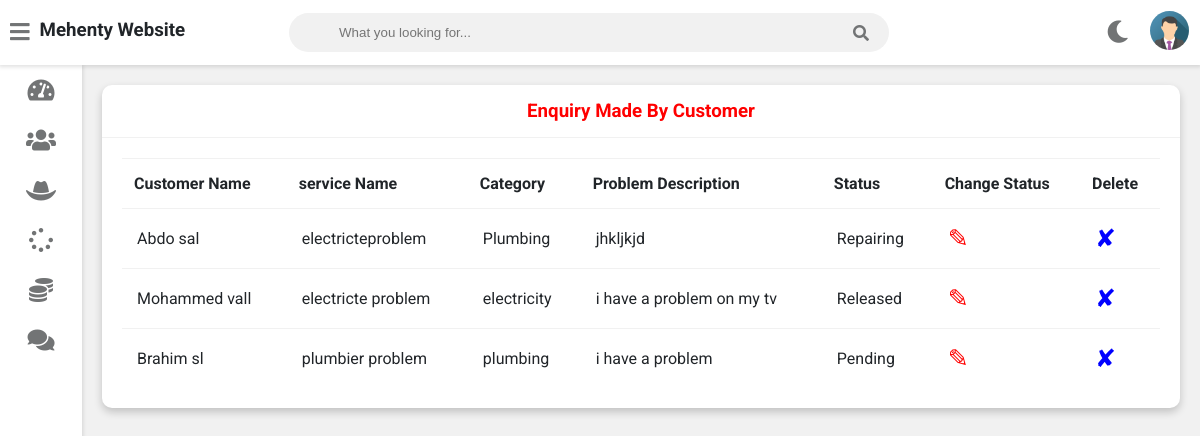
Before: /admin-view-request (signed in) with the older database file.
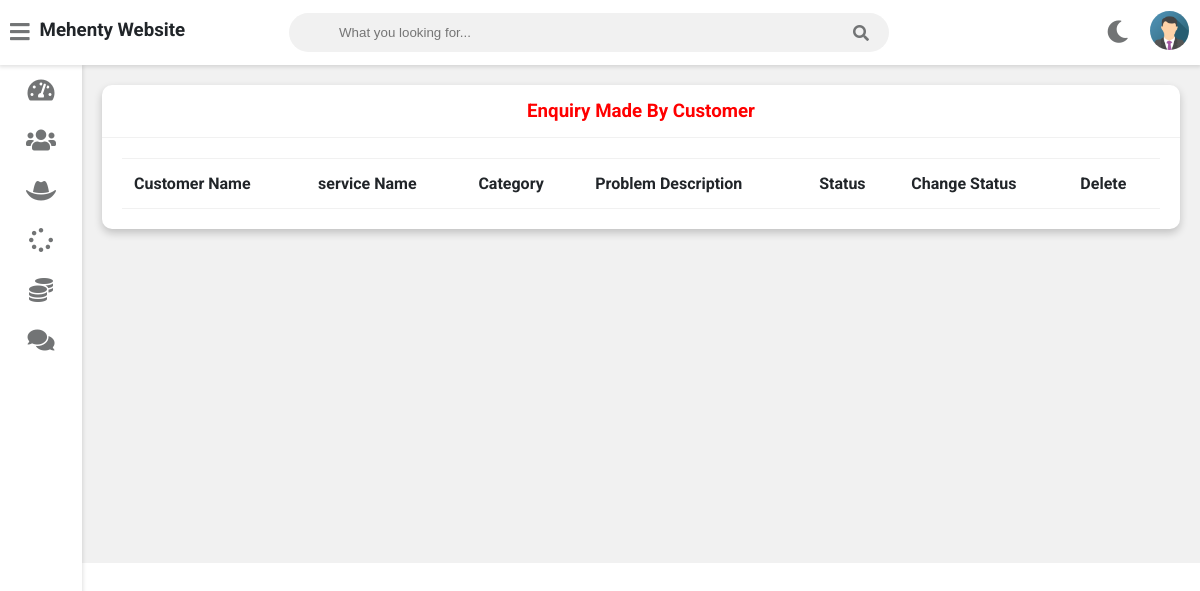
After: the same page with the newer database file.
### service/models.py (models this page shows, shortened)
class Customer(models.Model):
    user=models.OneToOneField(User,on_delete=models.CASCADE)
    profile_pic= models.ImageField(upload_to='profile_pic/CustomerProfilePic/',null=True,blank=True)
    address = models.CharField(max_length=40)
    mobile = models.CharField(max_length=20,null=False)
    @property
    def get_name(self):
        return self.user.first_name+" "+self.user.last_name

class Request(models.Model):
    cat=(('Plumbing', 'Plumbing'),('Electricity', 'Electricity'),('Painting', 'Painting'),('Carpentry', 'Carpentry'))
    category=models.CharField(max_length=50,choices=cat)
    service_no=models.PositiveIntegerField(null=False)
    service_name = models.CharField(max_length=40,null=False)
    problem_description = models.CharField(max_length=500,null=False)
    date=models.DateField(auto_now=True)
    cost=models.PositiveIntegerField(null=True)
    customer=models.ForeignKey('Customer', on_delete=models.CASCADE,null=True)
    Technician=models.ForeignKey('Technician',on_delete=models.CASCADE,null=True)
    stat=(('Pending','Pending'),('Approved','Approved'),('Repairing','Repairing'),('Repairing Done','Repairing Done'),('Released','Released'))
    status=models.CharField(max_length=50,choices=stat,default='Pending',null=True)

### service/views.py (the view)
# urls.py: path('admin-view-request',views.admin_view_request_view,name='admin-view-request'),
@login_required(login_url='adminlogin')
def admin_view_request_view(request):
    enquiry=models.Request.objects.all().order_by('-id')
    customers=[]
    for enq in enquiry:
        customer=models.Customer.objects.get(id=enq.customer_id)
        customers.append(customer)
    return render(request,'service/admin_view_request.html',{'data':zip(customers,enquiry)})

### templates/service/admin_view_request.html
{% extends 'service/adminbase.html' %}
{% block content %}
	<div class="wrapper">
		<div class="row">
			<div class="col-12 col-m-12 col-sm-12">
				<div class="card">
					<div class="card-header">
						<h3 style="color:red; text-align:center" >Enquiry Made By Customer
						</h3>
					</div>
					<div class="card-content">
						<table>
							<thead>
                <tr>
                  <th>Customer Name</th>
                  <th>service Name</th>
                  <th>Category</th>
                  <th>Problem Description</th>
                  <th>Status</th>
                  <th>Change Status</th>
                  <th>Delete</th>
                </tr>
							</thead>
							<tbody>
                {% for c,r in data %}
                <tr>
                  <td> {{c.get_name}}</td>
                  <td> {{r.service_name}}</td>
                  <td>{{r.category}}</td>
                  <td>{{r.problem_description}}</td>
                  <td>{{r.status}}</td>
                  <td><a  style="color:red; text-decoration:none;font-size:25px;" href="{% url 'change-status' r.id  %}">&#9998;</a></td>
                  <td><a style="color:blue; text-decoration:none;font-size:25px;"href="{% url 'admin-delete-request' r.id  %}">&#10008;</a></td>
                </tr>
                {% endfor %}
							</tbody>
						</table>
					</div>
				</div>
			</div>
		</div>
<br><br><br><br><br><br><br><br><br><br><br><br><br><br><br><br>
	</div>
{% endblock content %}

Changed rows visible on the page:
removed Customer: get_name "Abdo sal", service_name "electricteproblem", category "Plumbing", problem_description "jhkljkjd", status "Repairing"
no longer on this page (row edited): Customer: get_name "Mohammed vall", service_name "electricte problem", category "electricity", problem_description "i have a problem on my tv", status "Released"
no longer on this page (row edited): Customer: get_name "Brahim sl", service_name "plumbier problem", category "plumbing", problem_description "i have a problem", status "Pending"
